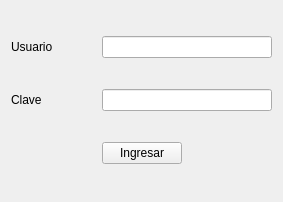
<?xml version="1.0" encoding="UTF-8"?>
<ui version="4.0">
 <class>Acceso</class>
 <widget class="QWidget" name="Acceso">
  <property name="geometry">
   <rect>
    <x>0</x>
    <y>0</y>
    <width>283</width>
    <height>202</height>
   </rect>
  </property>
  <property name="windowTitle">
   <string>Acceso</string>
  </property>
  <layout class="QGridLayout" name="gridLayout">
   <item row="2" column="3">
    <spacer name="horizontalSpacer">
     <property name="orientation">
      <enum>Qt::Horizontal</enum>
     </property>
     <property name="sizeHint" stdset="0">
      <size>
       <width>40</width>
       <height>20</height>
      </size>
     </property>
    </spacer>
   </item>
   <item row="2" column="0">
    <spacer name="horizontalSpacer_2">
     <property name="orientation">
      <enum>Qt::Horizontal</enum>
     </property>
     <property name="sizeHint" stdset="0">
      <size>
       <width>40</width>
       <height>20</height>
      </size>
     </property>
    </spacer>
   </item>
   <item row="2" column="1" colspan="2">
    <widget class="QPushButton" name="pushButton">
     <property name="text">
      <string>Ingresar</string>
     </property>
    </widget>
   </item>
   <item row="1" column="1" colspan="3">
    <widget class="QLineEdit" name="leClave"/>
   </item>
   <item row="1" column="0">
    <widget class="QLabel" name="lClave">
     <property name="text">
      <string>Clave</string>
     </property>
    </widget>
   </item>
   <item row="0" column="0">
    <widget class="QLabel" name="lUsuario">
     <property name="text">
      <string>Usuario</string>
     </property>
    </widget>
   </item>
   <item row="0" column="1" colspan="3">
    <widget class="QLineEdit" name="leUsuario"/>
   </item>
  </layout>
 </widget>
 <resources/>
 <connections/>
</ui>
